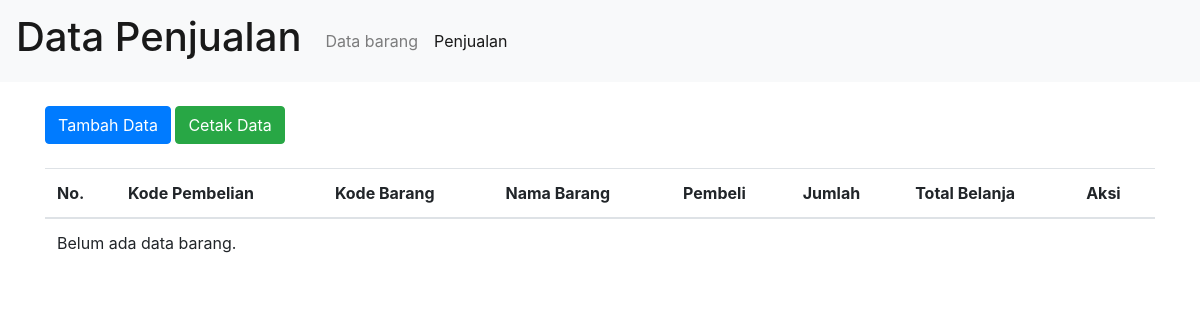
Page /toko_komputer/penjualan/index.php on the earlier database version.
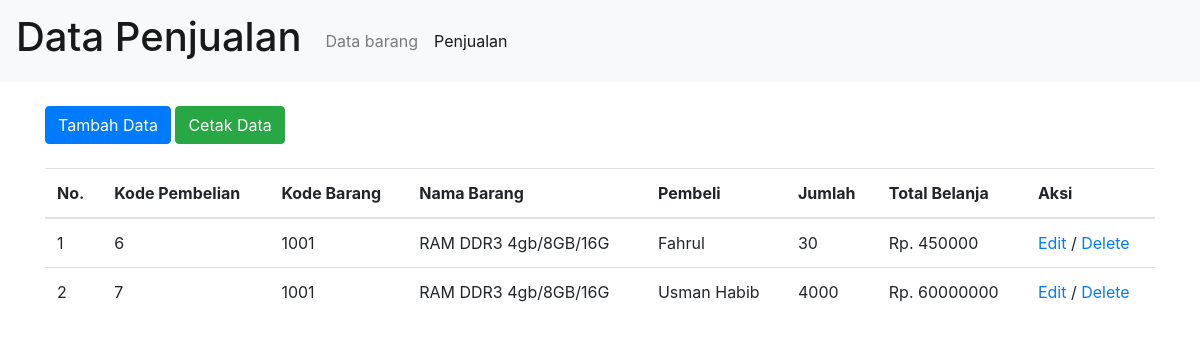
Same page on the later database version.
### tables this page shows
CREATE TABLE `data_penjualan` (
  `kode_penjualan` int(11) NOT NULL,
  `kode_barang` int(11) NOT NULL,
  `nama_barang` varchar(20) NOT NULL,
  `jumlah` int(11) NOT NULL,
  `pembeli` text NOT NULL,
  `total_belanja` int(11) NOT NULL
);

### toko_komputer/penjualan/connection.php (called while the page is built)
<?php
class Connection
{
public function get_connection()
{
$host = "localhost";
$database = "mahasiswa";
$username = "root";
$password = "";
$connect = new mysqli($host, $username, $password, $database); return $connect;
}
}

### toko_komputer/penjualan/model.php (called while the page is built, shortened)
<?php
include 'connection.php';
class Model extends Connection
{
public function __construct()
{
    $this->conn = $this->get_connection();
}
public function tampil_data()
{
$sql = "SELECT * FROM data_penjualan";
$bind = $this->conn->query($sql);
    while ($obj = $bind->fetch_object()) {
    $baris[] = $obj;
    }
    if (!empty($baris)) { return $baris;
    }
    }
    }

### toko_komputer/penjualan/index.php (the view, shortened to what this page needs)
<?php
include 'model.php';
$model = new Model();
$index = 1;
?>
<!doctype html>
<html lang="en">
<head>
<link rel="stylesheet" href="https://cdn.jsdelivr.net/npm/bootstrap@4.0.0/dist/css/bootstrap.min.css">
</head>
<body>
<nav class="navbar navbar-expand-lg navbar-light bg-light">
  <a class="navbar-brand" href="#">
<h1>Data Penjualan</h1></a>
  <div class="collapse navbar-collapse" id="navbarSupportedContent">
    <ul class="navbar-nav mr-auto">
      <li class="nav-item">
        <a class="nav-link" href="../index.php">Data barang <span class="sr-only">(current)</span></a>
      </li>
      <li class="nav-item active">
        <a class="nav-link" href="#">Penjualan</a>
      </li>
    </ul>
  </div>
</nav>
<div class="container">
    <br>
<a href="#" class="btn btn-primary" data-toggle="modal" data-target="#exampleModal">Tambah Data</a>
<a href="print.php" class="btn btn-success" target="_blank">Cetak Data</a>
<br>
<br>
<table class="table">
<thead>
<tr>
<th>No.</th>
<th>Kode Pembelian</th>
<th>Kode Barang</th>
<th>Nama Barang</th>
<th>Pembeli</th>
<th>Jumlah</th>
<th>Total Belanja</th>
<th>Aksi</th>
</tr>
</thead>
<tbody>
<?php
$result = $model->tampil_data(); if (!empty($result)) {
foreach ($result as $data) : ?>
<tr>
<td><?= $index++ ?></td>
<td><?= $data->kode_penjualan ?></td>
<td><?= $data->kode_barang ?></td>
<td><?= $data->nama_barang ?></td>
<td><?= $data->pembeli ?></td>
<td><?= $data->jumlah ?></td>
<td>Rp. <?= $data->total_belanja ?></td>
<td>
<a name="edit" id="edit" href="edit.php?kode_penjualan=<?= $data->kode_penjualan ?>">Edit</a> /
<a name="hapus" id="hapus" href="proses.php?kode_penjualan=<?= $data->kode_penjualan ?>">Delete</a>
</td>
</tr>
<?php endforeach;
} else { ?>
<tr>
<td colspan="9">Belum ada data barang.</td>
</tr>
<?php } ?>
</tbody>
</table>
</div>
  </body>
</html>

Differences in the rows shown:
added data_penjualan: kode_penjualan "6", kode_barang "1001", nama_barang "RAM DDR3 4gb/8GB/16G", pembeli "Fahrul", jumlah "30", total_belanja "450000"
added data_penjualan: kode_penjualan "7", kode_barang "1001", nama_barang "RAM DDR3 4gb/8GB/16G", pembeli "Usman Habib", jumlah "4000", total_belanja "60000000"
Other differences:
text no longer shown: "Belum ada data barang."
